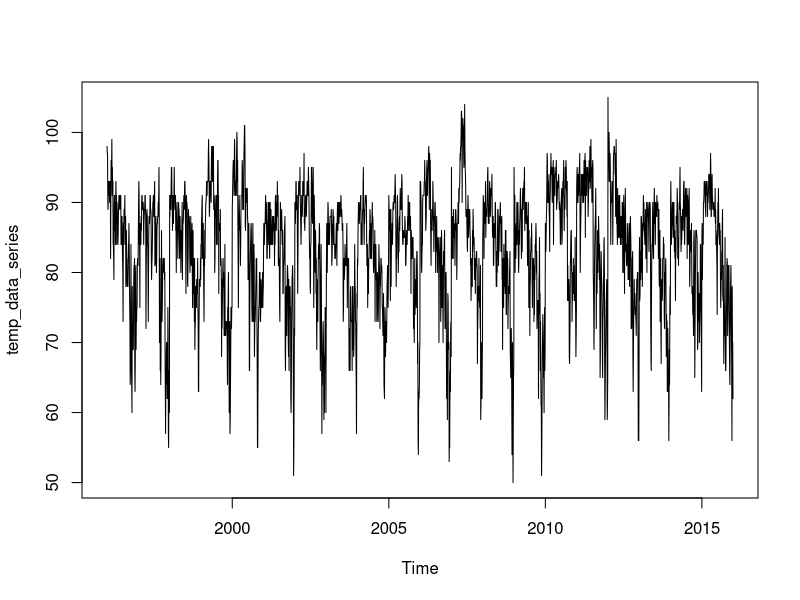
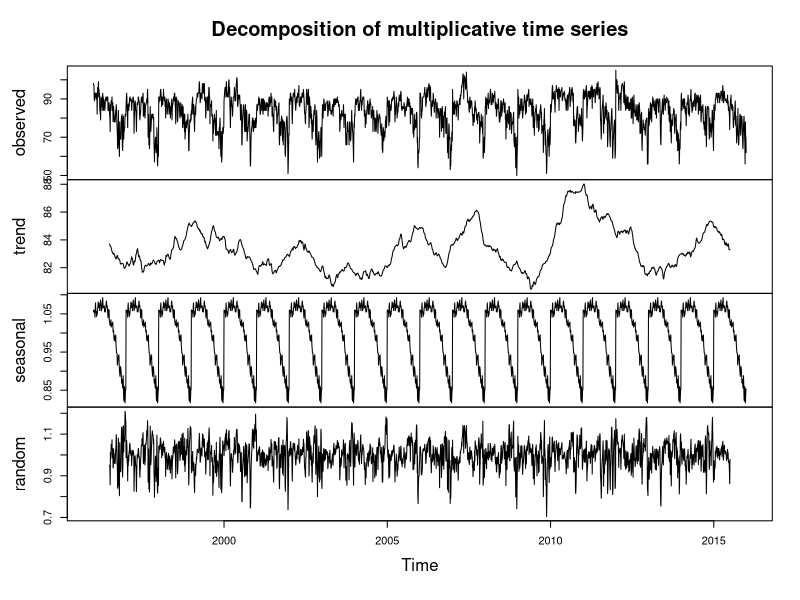
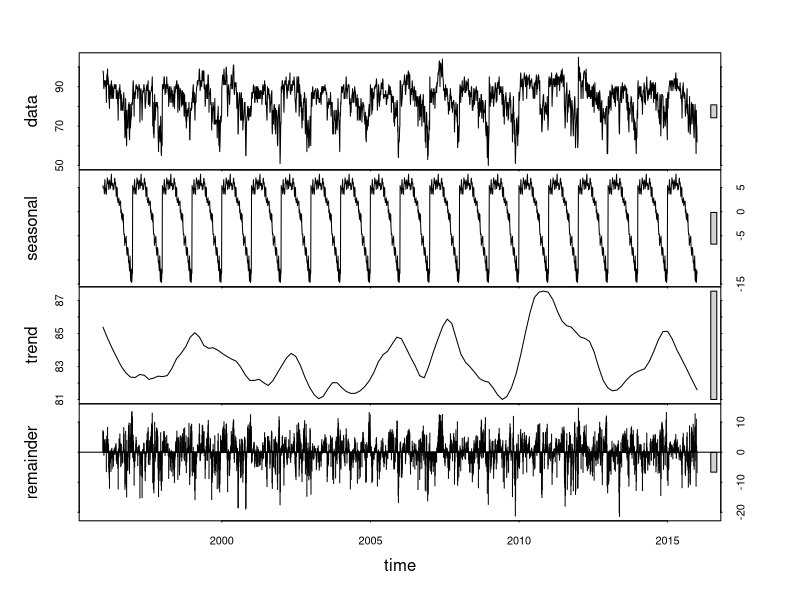
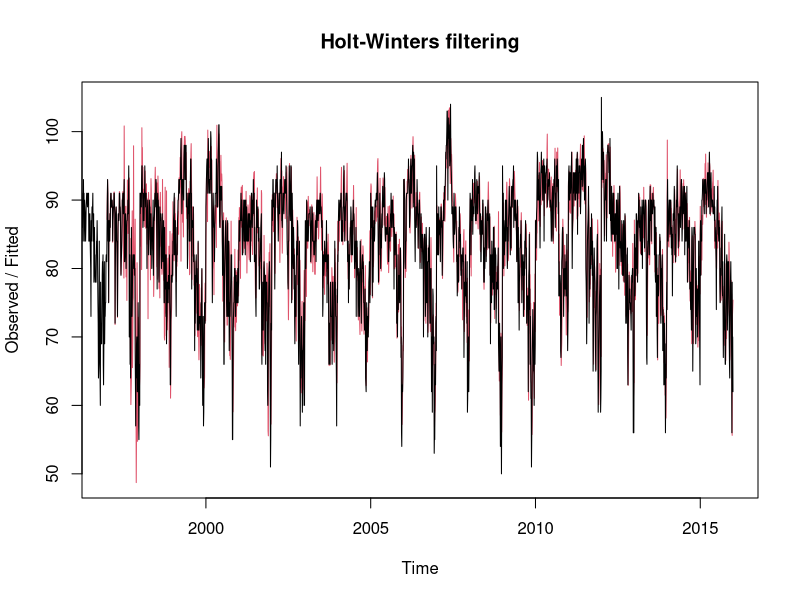
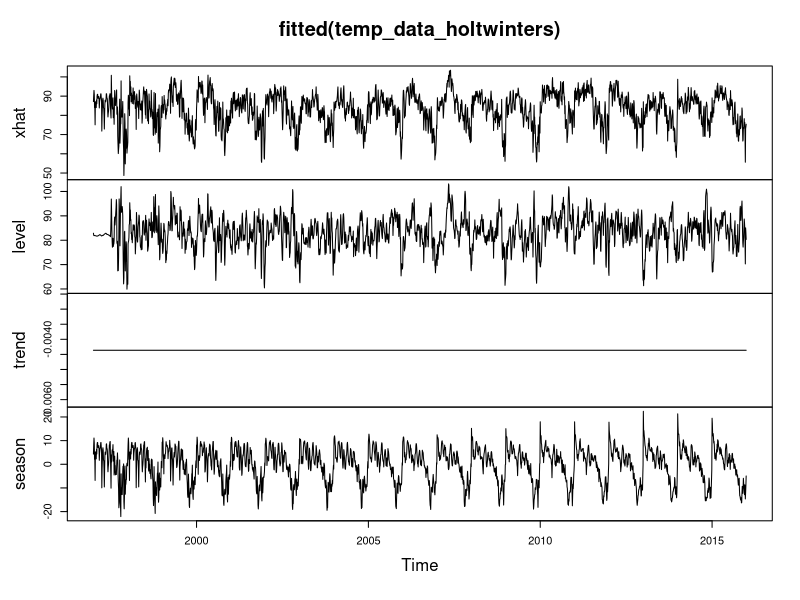
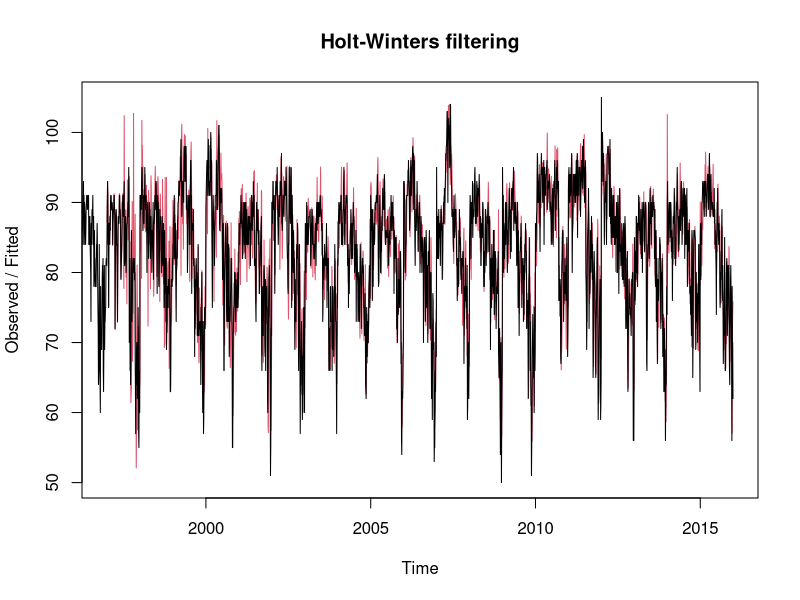

Write the R code that produced these figures, in order. (Note: this script raises an error after producing the figures.)
# Load the data
temp_data <- read.table("temps.txt", header=TRUE, sep="\t")
#attach(temp_data)
colnames(temp_data)
dim(temp_data)
temp_data <- t(temp_data)

temp_data_series <- temp_data[2:21,]
rownames(temp_data_series) <- c()
temp_data_series <- as.vector(t(temp_data_series))
temp_data_series <- as.numeric(temp_data_series)
temp_data_series <- ts(temp_data_series, frequency=123, start=c(1996,1), end=c(2015,123))
plot(temp_data_series)

# Decompose function using moving average
# https://www.rdocumentation.org/packages/stats/versions/3.4.1/topics/HoltWinters
temp_data_series_components <- decompose(temp_data_series, type="multiplicative")
plot(temp_data_series_components)

# stl function to break down data by trend, seasonal and remainder
temp_data_series_stl <- stl(temp_data_series, s.window = "period")
plot(temp_data_series_stl)

# HoltWinters/triple exponential smoothing method
temp_data_holtwinters <- HoltWinters(temp_data_series)
temp_data_holtwinters_matrix <- matrix(temp_data_holtwinters$fitted[,4],ncol=123)
plot(temp_data_holtwinters)
plot(fitted(temp_data_holtwinters))

##---------------------------------------------------------------
# Optional Trail on forecast function
library(forecast)
temp_data_hw <- HoltWinters(temp_data_series, seasonal = "mult")
plot(temp_data_hw)
#temp_data_hw_forecast <- predict(temp_data_hw, n.ahead = 50, prediction.interval = T)
temp_data_hw_forecast <- forecast.HoltWinters(temp_data_hw, h=20)
plot(forecast(temp_data_hw))
